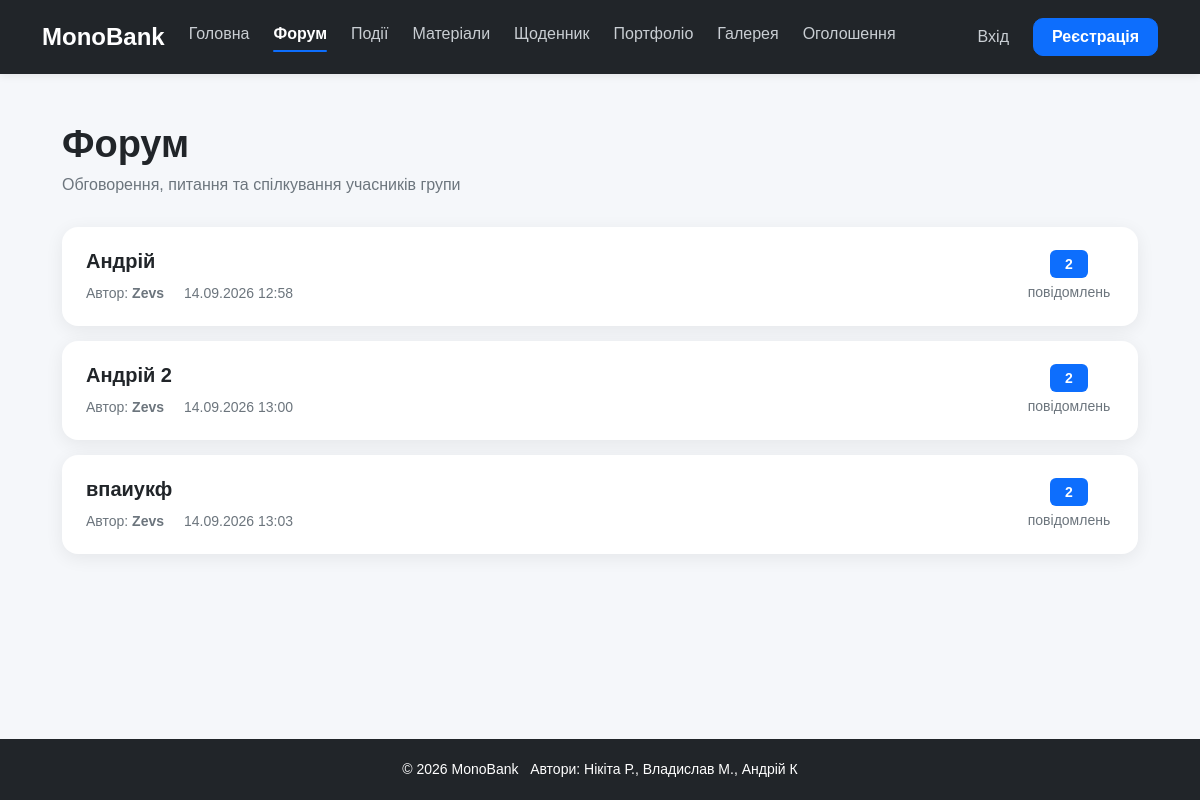
The app's page /forum/ with its own data.
### forum/models.py (models this page shows, shortened)
class ForumTopic(models.Model):
    title = models.CharField(
        max_length=100,
        validators=[MinLengthValidator(3)],
        verbose_name='Назва теми'
    )
    author = models.ForeignKey(
        User,
        on_delete=models.CASCADE,
        related_name='forum_topics',
        verbose_name='Автор'
    )
    text = models.TextField(
        validators=[
            MinLengthValidator(10),
            MaxLengthValidator(5000)
        ],
        verbose_name='Перше повідомлення'
    )
    created_at = models.DateTimeField(
        auto_now_add=True,
        verbose_name='Дата створення'
    )
    class Meta:
        ordering = ['-created_at']
        verbose_name = 'Тема форуму'
        verbose_name_plural = 'Теми форуму'

### forum/views.py (the view)
class ForumTopicListView(ListView):
    model = ForumTopic
    template_name = 'forum/topic_list.html'
    context_object_name = 'topics'
    def get_queryset(self):
        return (
            ForumTopic.objects
            .select_related('author')
            .annotate(message_count=Count('messages') + Value(1))
        )

### templates/forum/topic_list.html (shortened to what this page needs)
{% extends 'base.html' %}
{% block content %}
<div class="container py-5 forum-page">
    <div class="forum-header">
        <div>
            <h1 class="forum-title">
                Форум
            </h1>
            <p class="forum-subtitle">
                Обговорення, питання та спілкування учасників групи
            </p>
        </div>
    </div>
    {% if topics %}
        <div class="forum-topic-list">
            {% for topic in topics %}
                <a
                    href="{% url 'forum:topic_detail' topic.pk %}"
                    class="forum-topic-card"
                >
                    <div class="forum-topic-main">
                        <h5 class="forum-topic-title">
                            {{ topic.title }}
                        </h5>
                        <div class="forum-topic-meta">
                            <span>
                                Автор:
                                <strong>
                                    {{ topic.author.username }}
                                </strong>
                            </span>
                            <span>
                                {{ topic.created_at|date:"d.m.Y H:i" }}
                            </span>
                        </div>
                    </div>
                    <div class="forum-topic-count">
                        <span class="badge bg-primary">
                            {{ topic.message_count }}
                        </span>
                        <small>
                            повідомлень
                        </small>
                    </div>
                </a>
            {% endfor %}
        </div>
    {% endif %}
</div>
{% endblock %}

### static/css/style.css (style rules this page uses)
html, body { margin: 0; min-height: 100%; }
body { min-height: 100vh; display: flex; flex-direction: column; font-family: Arial, sans-serif; background-color: #f5f7fa; color: #212529; }
a { transition: 0.2s; }
.forum-page { max-width: 1100px; }
.forum-header { display: flex; justify-content: space-between; align-items: center; gap: 20px; margin-bottom: 30px; }
.forum-title { margin-bottom: 5px; font-size: 38px; font-weight: 700; }
.forum-subtitle { margin: 0; color: #6c757d; }
.forum-topic-list { display: flex; flex-direction: column; gap: 15px; }
.forum-topic-card { display: flex; justify-content: space-between; align-items: center; gap: 20px; padding: 22px 24px; border-radius: 16px; background-color: #ffffff; color: #212529; text-decoration: none; box-shadow: 0 4px 18px rgba(0, 0, 0, 0.07); transition: 0.2s; }
.forum-topic-title { margin-bottom: 10px; font-size: 20px; font-weight: 700; }
.forum-topic-meta { display: flex; flex-wrap: wrap; gap: 8px 20px; font-size: 14px; color: #6c757d; }
.forum-topic-count { min-width: 90px; display: flex; flex-direction: column; align-items: center; gap: 4px; color: #6c757d; }
.forum-topic-count .badge { min-width: 38px; padding: 7px 10px; font-size: 14px; }

### records on screen
ForumTopic: title "Андрій", author.username "Zevs", created_at "14.09.2026 12:58", message_count "2"
ForumTopic: title "Андрій 2", author.username "Zevs", created_at "14.09.2026 13:00", message_count "2"
ForumTopic: title "впаиукф", author.username "Zevs", created_at "14.09.2026 13:03", message_count "2"
